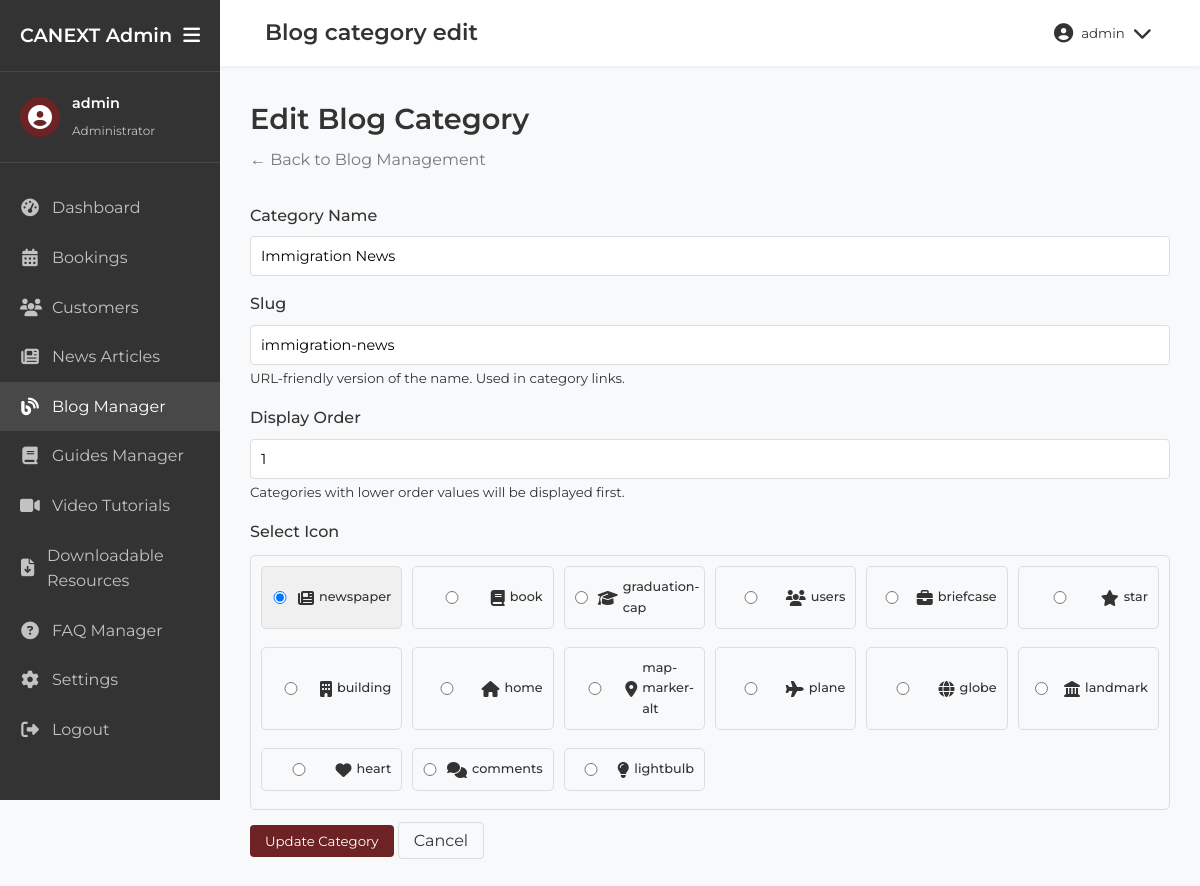
The page /admin/blog_category_edit.php?id=1 (signed in) on the database its author committed.
### tables this page shows
CREATE TABLE IF NOT EXISTS `blog_categories` (
  `id` int(11) NOT NULL AUTO_INCREMENT,
  `name` varchar(255) NOT NULL,
  `slug` varchar(255) NOT NULL,
  `icon` varchar(50) NOT NULL DEFAULT 'fas fa-newspaper',
  `display_order` int(11) NOT NULL DEFAULT 0,
  `post_count` int(11) NOT NULL DEFAULT 0,
  `created_at` timestamp NOT NULL DEFAULT CURRENT_TIMESTAMP,
  `updated_at` timestamp NOT NULL DEFAULT CURRENT_TIMESTAMP ON UPDATE CURRENT_TIMESTAMP,
  PRIMARY KEY (`id`),
  UNIQUE KEY `slug` (`slug`)
);

### admin/includes/db_connection.php (called while the page is built, shortened)
<?php
$db_host = '193.203.184.121';
$db_user = 'u911550082_canext';
$db_pass = 'Milk@sdk14';
$db_name = 'u911550082_canext';
$conn = new mysqli($db_host, $db_user, $db_pass, $db_name);
function executeQuery($sql) {
    global $conn;
    return $conn->query($sql);
}
?>

### admin/blog_category_edit.php (the view, shortened to what this page needs)
<?php
include('includes/header.php');
include('includes/db_connection.php');
$category = [
    'id' => 0,
    'name' => '',
    'slug' => '',
    'icon' => 'fas fa-newspaper',
    'display_order' => 0
];
if (isset($_GET['id']) && is_numeric($_GET['id'])) {
    $category_id = intval($_GET['id']);
    $sql = "SELECT * FROM blog_categories WHERE id = $category_id";
    $result = executeQuery($sql);
    if ($result && $result->num_rows > 0) {
        $category = $result->fetch_assoc();
    } else {
        header('Location: blog.php?error=category_not_found');
        exit;
    }
}
$available_icons = [
    'fas fa-newspaper',
    'fas fa-book',
    'fas fa-graduation-cap',
    'fas fa-users',
    'fas fa-briefcase',
    'fas fa-star',
    'fas fa-building',
    'fas fa-home',
    'fas fa-map-marker-alt',
    'fas fa-plane',
    'fas fa-globe',
    'fas fa-landmark',
    'fas fa-heart',
    'fas fa-comments',
    'fas fa-lightbulb'
];
?>
<div class="admin-content-header">
    <h1><?php echo $category['id'] ? 'Edit' : 'Add'; ?> Blog Category</h1>
    <p><a href="blog.php">← Back to Blog Management</a></p>
</div>
<div class="admin-form-container">
    <form method="post" action="blog_category_save.php" class="admin-form">
        <div class="form-group">
            <label for="name">Category Name</label>
            <input type="text" id="name" name="name" value="<?php echo htmlspecialchars($category['name']); ?>" required onkeyup="generateSlug(this.value)">
        </div>
        <div class="form-group">
            <label for="slug">Slug</label>
            <input type="text" id="slug" name="slug" value="<?php echo htmlspecialchars($category['slug']); ?>" required>
            <small>URL-friendly version of the name. Used in category links.</small>
        </div>
        <div class="form-group">
            <label for="display_order">Display Order</label>
            <input type="number" id="display_order" name="display_order" value="<?php echo $category['display_order']; ?>" min="0">
            <small>Categories with lower order values will be displayed first.</small>
        </div>
        <div class="form-group">
            <label>Select Icon</label>
            <div class="icon-selection" style="display: grid; grid-template-columns: repeat(auto-fill, minmax(120px, 1fr)); gap: 10px; margin-top: 10px;">
                <?php foreach ($available_icons as $icon): ?>
                <label class="icon-option" style="display: flex; align-items: center; padding: 10px; border: 1px solid #ddd; border-radius: 5px; cursor: pointer; <?php if ($icon === $category['icon']) echo 'background-color: #f0f0f0;'; ?>">
                    <input type="radio" name="icon" value="<?php echo $icon; ?>" <?php if ($icon === $category['icon']) echo 'checked'; ?> style="margin-right: 10px;">
                    <i class="<?php echo $icon; ?>"></i>
                    <span style="margin-left: 5px; font-size: 0.8rem;"><?php echo str_replace(['fas ', 'fa-'], ['', ''], $icon); ?></span>
                </label>
                <?php endforeach; ?>
            </div>
        </div>
        <div class="form-actions">
            <button type="submit" class="btn btn-primary"><?php echo $category['id'] ? 'Update' : 'Add'; ?> Category</button>
            <a href="blog.php" class="btn btn-secondary">Cancel</a>
        </div>
    </form>
</div>
<?php include('includes/footer.php'); ?>

### admin/css/admin-styles.css (style rules this page uses)
:root { --color-cream: #FEF9E1; --color-gold: #E5D0AC; --color-red: #e51f13; --color-burgundy: #6D2323; --color-dark: #333333; --color-light: #FFFFFF; --color-gray: #f5f5f5; --color-gray-dark: #777777; --font-primary: 'Montserrat', sans-serif; --font-secondary: 'Lora', serif; --transition: all 0.3s ease; --sidebar-width: 250px; --sidebar-collapsed-width: 70px; }
*, *::before, *::after { margin: 0; padding: 0; box-sizing: border-box; }
body { font-family: var(--font-primary); background-color: #f8f9fa; color: var(--color-dark); line-height: 1.6; }
a { text-decoration: none; color: inherit; }
button { cursor: pointer; font-family: var(--font-primary); }
.admin-content-header { margin-bottom: 30px; }
.admin-content-header h1 { font-size: 1.8rem; font-weight: 600; color: var(--color-dark); margin-bottom: 5px; }
.admin-content-header p { color: var(--color-gray-dark); }
.btn-primary { background-color: var(--color-burgundy); color: white; border: none; padding: 8px 15px; border-radius: 4px; cursor: pointer; }
.btn-secondary { background-color: #f8f9fa; border: 1px solid #ddd; padding: 8px 15px; border-radius: 4px; cursor: pointer; }
.form-group { margin-bottom: 15px; }
.form-group label { display: block; margin-bottom: 8px; font-weight: 500; }
.form-group input, .form-group select, .form-group textarea { width: 100%; padding: 10px; border: 1px solid #ddd; border-radius: 4px; font-family: var(--font-primary); font-size: 0.9rem; }
.icon-selection { max-height: 300px; overflow-y: auto; border: 1px solid #ddd; padding: 10px; border-radius: 5px; }
.icon-option { transition: all 0.2s ease; }

### rows shown on the page
blog_categories: name "Immigration News", slug "immigration-news", display_order "1", icon "☑ newspaper", icon "☐ book", icon "☐ graduation-cap", icon "☐ users", icon "☐ briefcase", icon "☐ star", icon "☐ building", icon "☐ home", icon "☐ map-marker-alt", icon "☐ plane", icon "☐ globe", icon "☐ landmark", icon "☐ heart", icon "☐ comments", icon "☐ lightbulb"

### other values the page prints
$_SESSION['admin_username'] "admin"
str_replace(array('.php', '_'), array('', ' '), $current_page) "Blog category edit"
str_replace(['fas ', 'fa-'], ['', ''], $icon) "newspaper"
str_replace(['fas ', 'fa-'], ['', ''], $icon) "book"
str_replace(['fas ', 'fa-'], ['', ''], $icon) "graduation-cap"
str_replace(['fas ', 'fa-'], ['', ''], $icon) "users"
str_replace(['fas ', 'fa-'], ['', ''], $icon) "briefcase"
str_replace(['fas ', 'fa-'], ['', ''], $icon) "star"
str_replace(['fas ', 'fa-'], ['', ''], $icon) "building"
str_replace(['fas ', 'fa-'], ['', ''], $icon) "home"
str_replace(['fas ', 'fa-'], ['', ''], $icon) "map-marker-alt"
str_replace(['fas ', 'fa-'], ['', ''], $icon) "plane"
str_replace(['fas ', 'fa-'], ['', ''], $icon) "globe"
str_replace(['fas ', 'fa-'], ['', ''], $icon) "landmark"
str_replace(['fas ', 'fa-'], ['', ''], $icon) "heart"
